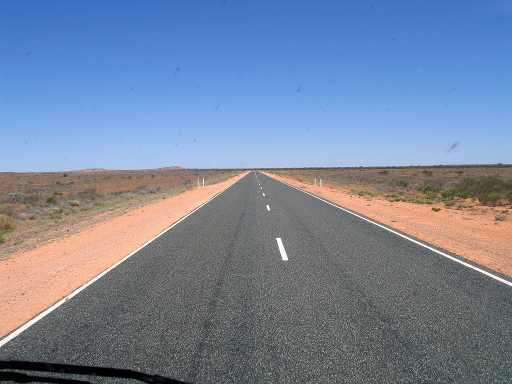
#> input picture hw2/data/img02.jpg, 512 x 384 px; its folder holds only this picture in this run
$ python HW2_HoughTransform.py   (older library calls are emulated)
#> lines starting #> are read from the running program, lines starting #| are printed output that depends on the picture; after the words box and inside, x2 and y2 are one past the last pixel; in counts of white or black regions, pixels touching at a corner belong together
import os
import math
import glob
import numpy as np
from PIL import Image
from matplotlib import image
from matplotlib import pyplot as plt

# parameters
datadir = './data'
resultdir = './results'
eps = np.finfo(float).eps

# you can calibrate these parameters
sigma = 2
highThreshold = 0.4
lowThreshold = 0.2
rhoRes = 2
thetaRes = math.pi/180
nLines = 20

def ConvFilter(Igs, G):
    for s in G.shape:
        if s % 2 == 0:
            raise Exception("filter size must be odd for convolution")

    h, w = G.shape
    image = np.pad(Igs, (h//2, w//2), mode='edge')

    Iconv = []
    for i in range(Igs.shape[0]):
        for j in range(Igs.shape[1]):
            Iconv.append(np.sum(image[i:i+h, j:j+w]*G))

    Iconv = np.array(Iconv).reshape(Igs.shape)
    return Iconv

def EdgeDetection(Igs, sigma, highThreshold, lowThreshold):

    def GaussianFilter(sigma):
        size = 2 * math.ceil(3 * sigma) + 1
        xs = np.linspace(-(size//2), (size//2), size)
        Gaussian1D = np.exp((xs ** 2) / (-2 * (sigma ** 2)))
        Gaussian1D = Gaussian1D / np.sum(Gaussian1D)
        return np.outer(Gaussian1D, Gaussian1D)

    def NonMaximalSuppresion(Im, Io):
        Inms = np.zeros(Im.shape, dtype=np.float)
        Io[Io < 0] += np.pi

        for i in range(1, Im.shape[0]-1):
            for j in range(1, Im.shape[1]-1):
                neighbors = (1, 1)
                if   (np.pi*0/8 <= Io[i, j] < np.pi*1/8): neighbors = (Im[  i, j+1], Im[  i, j-1])
                elif (np.pi*1/8 <= Io[i, j] < np.pi*3/8): neighbors = (Im[i+1, j-1], Im[i-1, j+1])
                elif (np.pi*3/8 <= Io[i, j] < np.pi*5/8): neighbors = (Im[i+1,   j], Im[i-1,   j])
                elif (np.pi*5/8 <= Io[i, j] < np.pi*7/8): neighbors = (Im[i-1, j-1], Im[i+1, j+1])
                elif (np.pi*7/8 <= Io[i, j] < np.pi*8/8): neighbors = (Im[  i, j+1], Im[  i, j-1])

                if (Im[i,j] >= neighbors[0]) and (Im[i,j] >= neighbors[1]):
                    Inms[i,j] = Im[i,j]
        return Inms

    G = GaussianFilter(sigma)
    image = ConvFilter(Igs, G)

    sobel = [np.array([[-1, 0, 1],
                       [-2, 0, 2],
                       [-1, 0, 1]]),
             np.array([[ 1, 2, 1],
                       [ 0, 0, 0],
                       [-1,-2,-1]])]

    Ix = ConvFilter(image, sobel[0])
    Iy = ConvFilter(image, sobel[1])
    Io = np.arctan2(Iy, Ix)

    Im = NonMaximalSuppresion(np.hypot(Iy, Ix), Io)
    I = np.pad(Im, 1, mode='edge')

    for i in range(Im.shape[0]):
        for j in range(Im.shape[1]):
            if (lowThreshold <= I[i+1, j+1] < highThreshold):
                if not np.any(I[i:i+3, j:j+3] >= highThreshold):
                    Im[i, j] = 0
            elif I[i+1, j+1] < lowThreshold:
                Im[i, j] = 0

    return Im, Io, Ix, Iy

def HoughTransform(Im, rhoRes, thetaRes):
    r = int(np.ceil(np.linalg.norm(Im.shape) / rhoRes))
    t = int(np.ceil(2*np.pi / thetaRes))

    H = np.zeros((r, t), dtype=int)

    ts = np.arange(t) * thetaRes
    for i in range(Im.shape[0]):
        for j in range(Im.shape[1]):
            if Im[i, j] != 0:
                rho = j*np.cos(ts) + i*np.sin(ts)
                k = np.around(np.maximum(rho, 0) / rhoRes).astype(int)
                H[k, np.arange(t)] += (rho >= 0)

    return H

def HoughLines(H, rhoRes, thetaRes, nLines):
    h, w = (3, 3)
    I = np.pad(H, (h//2, w//2), 'edge')

    for i in range(H.shape[0]):
        for j in range(H.shape[1]):
            if (np.max(I[i:i+h, j:j+w]) != I[i+h//2, j+w//2]):
                H[i, j] = 0

    n_index = np.argpartition(H, -nLines, None)[-nLines:]
    lRho   = rhoRes   * (n_index // H.shape[1])
    lTheta = thetaRes * (n_index %  H.shape[1])
    return lRho, lTheta

def HoughLineSegments(lRho, lTheta, Im):
    def FindInterval(I):
        interval = (0, 0)
        index = np.nonzero(np.concatenate(([I[0]], I[:-1] != I[1:])))[0]
        if (len(index) < 2): return interval

        lengths = np.diff(index)
        cur = (index[0], index[0]+lengths[0]-1)
        for i in range(len(lengths) // 2):
            if cur[1]-cur[0] > interval[1]-interval[0]:
                interval = cur
            try1, try2 = lengths[2*i+1], lengths[2*i+2]
            start = cur[0] if cur[1]-cur[0] > 3*try1-try2 else cur[1]+try1+1
            end = cur[1]+try1+try2
            cur = (start, end)
        return interval

    h, w = Im.shape
    x = np.arange(w)
    y = np.arange(h)
    l = []

    for theta, rho in zip(lTheta, lRho):
        l_dict = {}

        if ((np.pi*0/4 <= theta < np.pi*1/4) or
            (np.pi*3/4 <= theta < np.pi*5/4) or
            (np.pi*7/4 <= theta < np.pi*8/4)):
            x = np.around((-y * np.sin(theta) + rho)/(np.cos(theta) + eps)).astype(int)
            mask = ((x >= 0) & (x <= w-1))
        else:
            y = np.around((-x * np.cos(theta) + rho)/(np.sin(theta) + eps)).astype(int)
            mask = ((y >= 0) & (y <= h-1))

        x = np.clip(x, 0, w-1)
        y = np.clip(y, 0, h-1)

        start, end = FindInterval((Im[y, x] * mask) > 0)

        l_dict["start"] = (x[start], y[start])
        l_dict["end"]   = (x[end]  , y[end])
        l.append(l_dict)
    return l

def PlotImage(img, name):
    plt.figure()
    plt.imshow(img, cmap='gray')
    plt.axis('off')
    plt.savefig(name, bbox_inches='tight', pad_inches=0)

def PlotLines(img, name, lTheta, lRho):
    plt.figure(dpi=150)
    for theta, rho in zip(lTheta, lRho):
        if ((np.pi*0/4 <= theta < np.pi*1/4) or
            (np.pi*3/4 <= theta < np.pi*5/4) or
            (np.pi*7/4 <= theta < np.pi*8/4)):
            y = (0, img.shape[0]-1)
            x = ((-y[0] * np.sin(theta) + rho) / (np.cos(theta) + eps),
                 (-y[1] * np.sin(theta) + rho) / (np.cos(theta) + eps))
        else:
            x = (0, img.shape[1]-1)
            y = ((-x[0] * np.cos(theta) + rho) / (np.sin(theta) + eps),
                 (-x[1] * np.cos(theta) + rho) / (np.sin(theta) + eps))
        plt.plot(x, y, color="red", linewidth=1)

    plt.imshow(img, cmap='gray')
    plt.axis('off')
    plt.savefig(name, bbox_inches='tight', pad_inches=0)

def PlotSegments(img, name, l):
    plt.figure(dpi=150)
    for l_dict in l:
        x = (l_dict["start"][0], l_dict["end"][0])
        y = (l_dict["start"][1], l_dict["end"][1])
        plt.plot(x, y, color="blue", linewidth=1)

    plt.imshow(img, cmap='gray')
    plt.axis('off')
    plt.savefig(name, bbox_inches='tight', pad_inches=0)

def main():
    # read images
    for img_path in glob.glob(datadir + '/*.jpg'):
        basename = os.path.basename(img_path).split('.')[0]

        # load grayscale image
        img = Image.open(img_path).convert("L")
        Igs = np.array(img)
        Igs = Igs / 255.

        # Hough function
        Im, Io, Ix, Iy = EdgeDetection(Igs, sigma, highThreshold, lowThreshold)
#> in ConvFilter, `image = np.pad(Igs, (h//2, w//2), mode='edge')`:
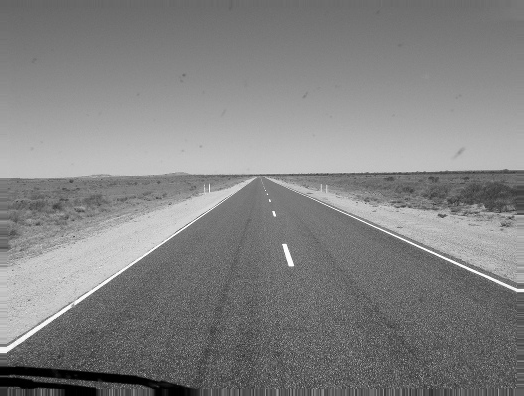
#> image: shape (396, 524) float64; min 0, max 1, mean 0.511
#> after the loop in ConvFilter, `for i in range(Igs.shape[0]):`: Iconv = 196608 items
#> in EdgeDetection, `sobel = [np.array([[-1, 0, 1], [-2, 0, 2], [-1, 0, 1]]), np.array([[ 1..`: sobel = [[[-1, 0, 1], [-2, 0, 2], [-1, 0, 1]], [[1, 2, 1], [0, 0, 0], [-1, -2, -1]]]
#> in ConvFilter (call 3), `Iconv = np.array(Iconv).reshape(Igs.shape)`:
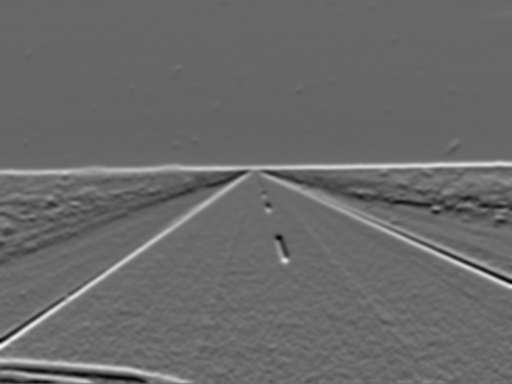
#> Iconv: shape (384, 512) float64; min -0.547, max 0.77, mean 0.00291; drawn with min black and max white
#> in NonMaximalSuppresion, `Inms = np.zeros(Im.shape, dtype=np.float)`: Inms: shape (384, 512) float64; every value is 0
#> in NonMaximalSuppresion, `Io[Io < 0] += np.pi`:
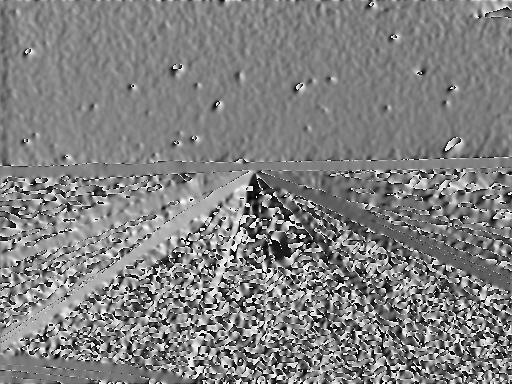
#> Io: shape (384, 512) float64; min 7.67e-06, max 3.14, mean 1.59; drawn with min black and max white
#> after the loop in NonMaximalSuppresion, `for i in range(1, Im.shape[0]-1):`:
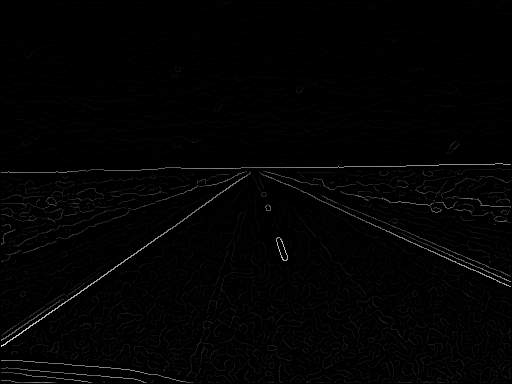
#> Inms: shape (384, 512) float64; min 0, max 0.855, mean 0.0119
#> after the loop in EdgeDetection, `for i in range(Im.shape[0]):`:
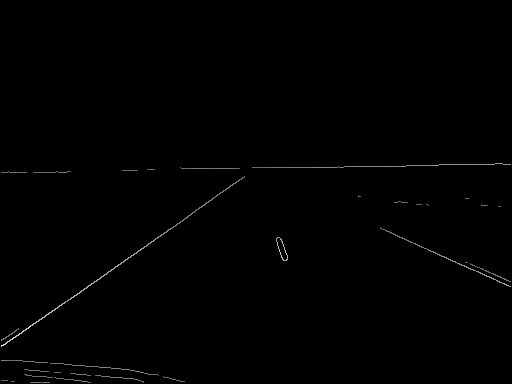
#> Im: shape (384, 512) float64; 16.53% of pixels changed, all inside (x1, y1, x2, y2) = (1, 1, 511, 383)
        PlotImage(Im, os.path.join(resultdir, basename+"_Im.png"))

        H = HoughTransform(Im, rhoRes, thetaRes)
#> in HoughTransform, `r = int(np.ceil(np.linalg.norm(Im.shape) / rhoRes))`: r = 320
#> in HoughTransform, `t = int(np.ceil(2*np.pi / thetaRes))`: t = 360
#> in HoughTransform, `H = np.zeros((r, t), dtype=int)`: H: shape (320, 360) int64; every value is 0
#> in HoughTransform, `ts = np.arange(t) * thetaRes`: ts = 360 values from 0 to 6.27
        PlotImage(H, os.path.join(resultdir, basename+"_H.png"))

        lRho, lTheta = HoughLines(H, rhoRes, thetaRes, nLines)
#> after the loop in HoughLines, `for i in range(H.shape[0]):`:
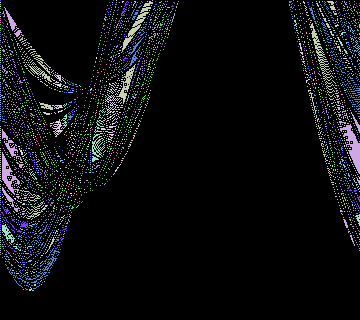
#> H: shape (320, 360) int64; 78 distinct labels, from 0 to 395; one colour per label, 0 black
#> in HoughLines, `n_index = np.argpartition(H, -nLines, None)[-nLines:]`: n_index = 20 values, max 67770 at index 11, min 6596 at index 10, mean 33990.8
#> in HoughLines, `lRho   = rhoRes   * (n_index // H.shape[1])`: lRho = 20 values, max 376 at index 11, min 36 at index 10, mean 188.3
#> in HoughLines, `lTheta = thetaRes * (n_index %  H.shape[1])`: lTheta = 20 values, max 2.02 at index 10, min 0.96 at index 4, mean 1.69
        PlotLines(Igs, os.path.join(resultdir, basename+"_lines.png"), lTheta, lRho)
#> the loop in PlotLines, `for theta, rho in zip(lTheta, lRho):` made 20 passes
#> (theta, rho, y) on passes 1 to 12: (1.9, 98, (103.6, 279.6)), (1.59, 156, (156, 164.9)), (1.68, 370, (372, 425.7)), (1.92, 88, (93.65, 279.6)), (0.96, 284, (346.7, -11.11)), (1.59, 162, (162, 170.9)), (1.99, 54, (59.11, 286.6)), (1.94, 78, (83.55, 279.7)), (1.97, 62, (67.35, 284.3)), (1.54, 180, (180.1, 162.3)), (2.02, 36, (40.05, 289.3)), (1.57, 376, (376, 376))
        l = HoughLineSegments(lRho, lTheta, Im)
#> in HoughLineSegments, `x = np.arange(w)`: x = 512 values from 0 to 511
#> in HoughLineSegments, `y = np.arange(h)`: y = 384 values from 0 to 383
#> the loop in HoughLineSegments, `for theta, rho in zip(lTheta, lRho):` made 20 passes
#> (theta, rho, start, end) on passes 1, 4, 5, 7, 8, 9, 11, 14, 17, 20: (1.9, 98, 435, 450), (1.92, 88, 480, 497), (0.96, 284, 1, 244), (1.99, 54, 393, 474), (1.94, 78, 470, 493), (1.97, 62, 393, 446), (2.02, 36, 430, 468), (1.55, 172, 203, 488), (1.66, 366, 28, 58), (1.95, 70, 393, 426)
#> (theta, rho, index in FindInterval, lengths in FindInterval, start, end) on passes 2, 3, 6, 10, 15: (1.59, 156, [439, 486], [47], 0, 0), (1.68, 370, [26, 32, 33, 43, 47, 52, 56, 62, 64, 71, 74, 88], [6, 1, 10, 4, 5, 4, 6, 2, 7, 3, 14], 26, 70), (1.59, 162, [257, 314], [57], 0, 0), (1.54, 180, [390, 406, 419, 439, 448, 476, 495, 503], [16, 13, 20, 9, 28, 19, 8], 419, 475), (1.57, 168, [181, 240], [59], 0, 0)
#> after the loop in HoughLineSegments, `for theta, rho in zip(lTheta, lRho):`: l = 20 items
#> l = 20 items
        PlotSegments(Igs, os.path.join(resultdir, basename+"_segments.png"), l)
#> the loop in PlotSegments, `for l_dict in l:` made 20 passes
#> (l_dict, x, y) on passes 1 to 10: ({'start': (435, 253), 'end': (450, 259)}, (435, 450), (253, 259)), ({'start': (0, 156), 'end': (0, 156)}, (0, 0), (156, 156)), ({'start': (26, 375), 'end': (70, 379)}, (26, 70), (375, 379)), ({'start': (480, 268), 'end': (497, 275)}, (480, 497), (268, 275)), ({'start': (1, 346), 'end': (244, 176)}, (1, 244), (346, 176)), ({'start': (0, 162), 'end': (0, 162)}, (0, 0), (162, 162)), ({'start': (393, 234), 'end': (474, 270)}, (393, 474), (234, 270)), ({'start': (470, 264), 'end': (493, 273)}, (470, 493), (264, 273)), ({'start': (393, 234), 'end': (446, 257)}, (393, 446), (234, 257)), ({'start': (419, 165), 'end': (475, 164)}, (419, 475), (165, 164))
#> in PlotSegments, `plt.savefig(name, bbox_inches='tight', pad_inches=0)`:
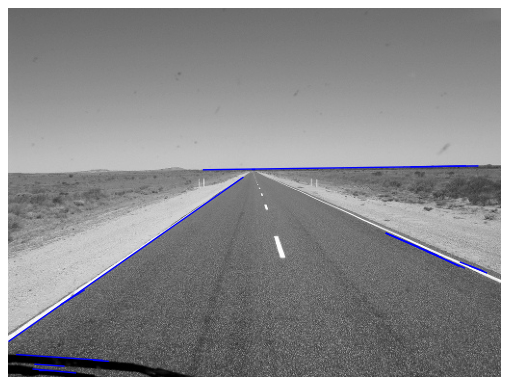
#> figure drawn by matplotlib, 1 panel

if __name__ == '__main__':
    main()
